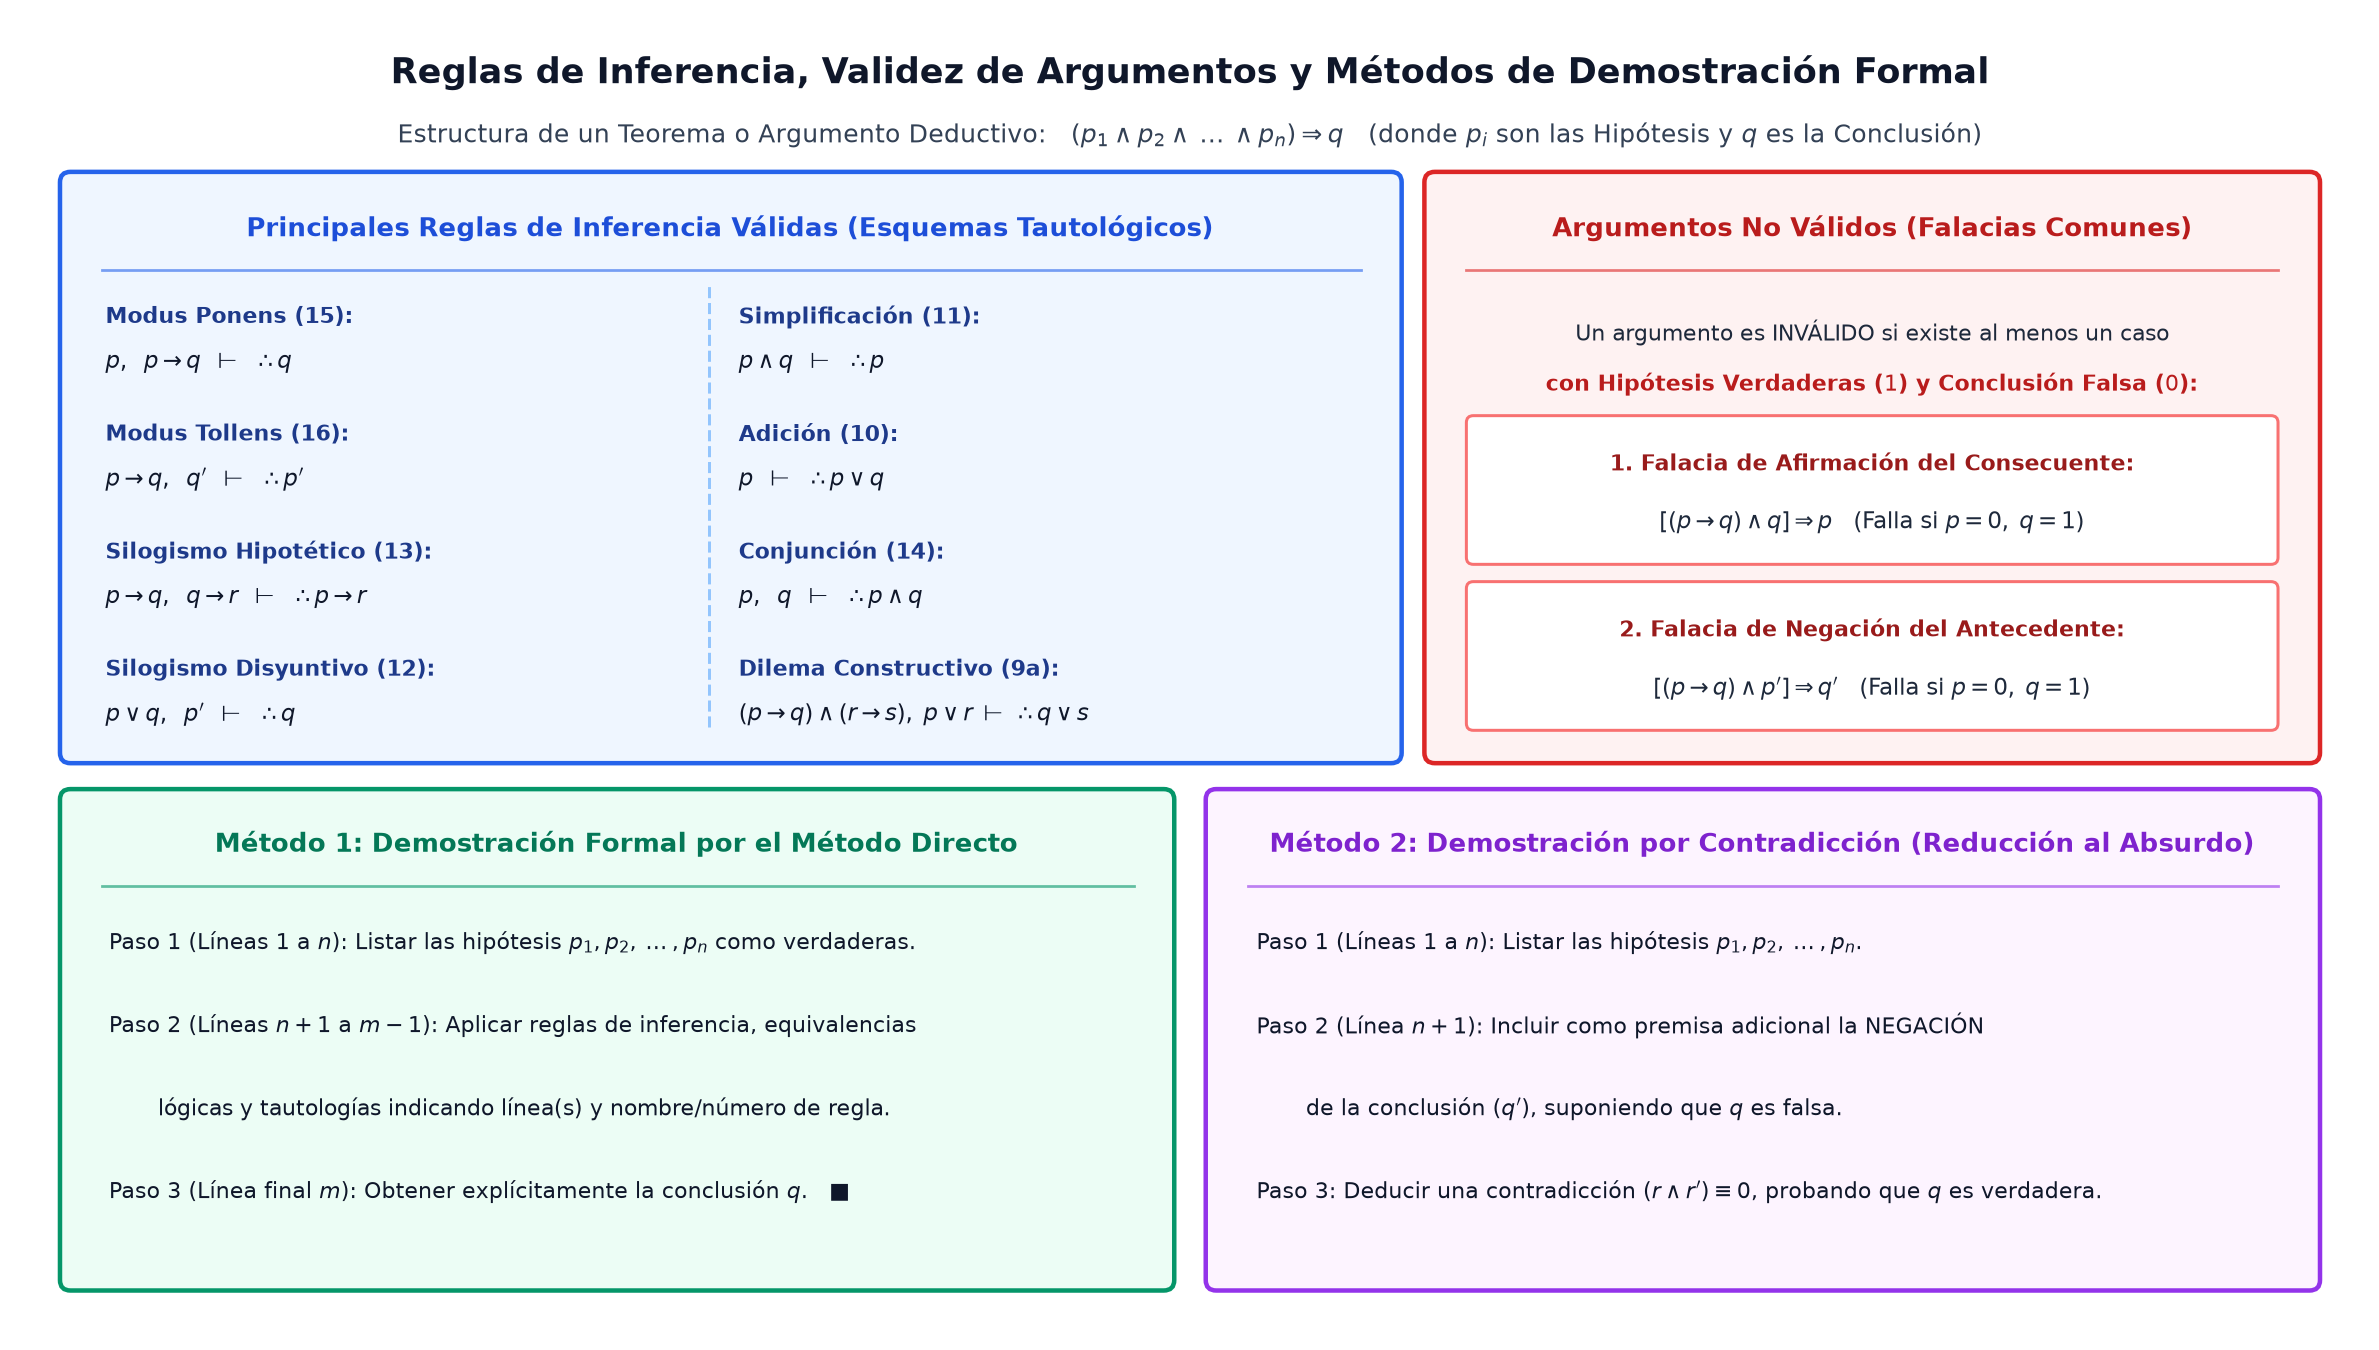

Write the Python code that produced this figure.
import os
import matplotlib.pyplot as plt
import matplotlib.patches as patches


def main():
    fig, ax = plt.subplots(figsize=(13.4, 7.6), dpi=180)
    ax.set_xlim(0, 13.4)
    ax.set_ylim(0, 7.6)
    ax.axis('off')

    # Main Title
    ax.text(
        6.7, 7.28,
        "Reglas de Inferencia, Validez de Argumentos y Métodos de Demostración Formal",
        ha='center', va='center', fontsize=13.8, fontweight='bold', color='#0f172a'
    )
    ax.text(
        6.7, 6.92,
        r"Estructura de un Teorema o Argumento Deductivo:   $(p_1 \wedge p_2 \wedge \dots \wedge p_n) \Rightarrow q$   (donde $p_i$ son las Hipótesis y $q$ es la Conclusión)",
        ha='center', va='center', fontsize=10.2, color='#334155'
    )

    # Top Left: Principal Rules of Inference
    rect_inf = patches.FancyBboxPatch(
        (0.3, 3.35), 7.55, 3.3,
        boxstyle="round,pad=0.06",
        facecolor='#eff6ff', edgecolor='#2563eb', linewidth=1.8
    )
    ax.add_patch(rect_inf)
    ax.text(4.07, 6.38, "Principales Reglas de Inferencia Válidas (Esquemas Tautológicos)",
            ha='center', va='center', fontsize=10.6, fontweight='bold', color='#1d4ed8')
    ax.plot([0.48, 7.68], [6.14, 6.14], color='#2563eb', linewidth=1.1, alpha=0.6)

    rules_left = [
        (r"Modus Ponens (15):", r"$p,\;\; p \rightarrow q \;\;\vdash\;\; \therefore q$"),
        (r"Modus Tollens (16):", r"$p \rightarrow q,\;\; q' \;\;\vdash\;\; \therefore p'$"),
        (r"Silogismo Hipotético (13):", r"$p \rightarrow q,\;\; q \rightarrow r \;\;\vdash\;\; \therefore p \rightarrow r$"),
        (r"Silogismo Disyuntivo (12):", r"$p \vee q,\;\; p' \;\;\vdash\;\; \therefore q$"),
    ]
    rules_right = [
        (r"Simplificación (11):", r"$p \wedge q \;\;\vdash\;\; \therefore p$"),
        (r"Adición (10):", r"$p \;\;\vdash\;\; \therefore p \vee q$"),
        (r"Conjunción (14):", r"$p,\;\; q \;\;\vdash\;\; \therefore p \wedge q$"),
        (r"Dilema Constructivo (9a):", r"$(p \rightarrow q) \wedge (r \rightarrow s),\; p \vee r \;\vdash\; \therefore q \vee s$"),
    ]

    for idx, (name, form) in enumerate(rules_left):
        ry = 5.75 - idx * 0.68
        ax.text(0.5, ry + 0.12, name, ha='left', va='center', fontsize=8.8, fontweight='bold', color='#1e3a8a')
        ax.text(0.5, ry - 0.14, form, ha='left', va='center', fontsize=9.1, color='#0f172a')

    ax.plot([3.95, 3.95], [3.5, 6.05], color='#93c5fd', linewidth=1.2, linestyle='--')

    for idx, (name, form) in enumerate(rules_right):
        ry = 5.75 - idx * 0.68
        ax.text(4.12, ry + 0.12, name, ha='left', va='center', fontsize=8.8, fontweight='bold', color='#1e3a8a')
        ax.text(4.12, ry - 0.14, form, ha='left', va='center', fontsize=9.1, color='#0f172a')

    # Top Right: Valid vs Fallacy
    rect_fal = patches.FancyBboxPatch(
        (8.1, 3.35), 5.0, 3.3,
        boxstyle="round,pad=0.06",
        facecolor='#fef2f2', edgecolor='#dc2626', linewidth=1.8
    )
    ax.add_patch(rect_fal)
    ax.text(10.6, 6.38, "Argumentos No Válidos (Falacias Comunes)",
            ha='center', va='center', fontsize=10.6, fontweight='bold', color='#b91c1c')
    ax.plot([8.28, 12.92], [6.14, 6.14], color='#dc2626', linewidth=1.1, alpha=0.6)

    ax.text(10.6, 5.78, r"Un argumento es INVÁLIDO si existe al menos un caso",
            ha='center', va='center', fontsize=8.9, color='#1e293b')
    ax.text(10.6, 5.48, r"con Hipótesis Verdaderas ($1$) y Conclusión Falsa ($0$):",
            ha='center', va='center', fontsize=8.9, fontweight='bold', color='#b91c1c')

    box_f1 = patches.FancyBboxPatch((8.32, 4.48), 4.56, 0.78, boxstyle="round,pad=0.04",
                                    facecolor='#ffffff', edgecolor='#f87171', linewidth=1.2)
    ax.add_patch(box_f1)
    ax.text(10.6, 5.02, r"1. Falacia de Afirmación del Consecuente:",
            ha='center', va='center', fontsize=8.9, fontweight='bold', color='#991b1b')
    ax.text(10.6, 4.68, r"$[(p \rightarrow q) \wedge q] \Rightarrow p$   (Falla si $p=0,\; q=1$)",
            ha='center', va='center', fontsize=9.0, color='#1e293b')

    box_f2 = patches.FancyBboxPatch((8.32, 3.52), 4.56, 0.78, boxstyle="round,pad=0.04",
                                    facecolor='#ffffff', edgecolor='#f87171', linewidth=1.2)
    ax.add_patch(box_f2)
    ax.text(10.6, 4.06, r"2. Falacia de Negación del Antecedente:",
            ha='center', va='center', fontsize=8.9, fontweight='bold', color='#991b1b')
    ax.text(10.6, 3.72, r"$[(p \rightarrow q) \wedge p'] \Rightarrow q'$   (Falla si $p=0,\; q=1$)",
            ha='center', va='center', fontsize=9.0, color='#1e293b')

    # Bottom Left: Direct Proof Method
    rect_dir = patches.FancyBboxPatch(
        (0.3, 0.3), 6.25, 2.78,
        boxstyle="round,pad=0.06",
        facecolor='#ecfdf5', edgecolor='#059669', linewidth=1.8
    )
    ax.add_patch(rect_dir)
    ax.text(3.42, 2.82, "Método 1: Demostración Formal por el Método Directo",
            ha='center', va='center', fontsize=10.5, fontweight='bold', color='#047857')
    ax.plot([0.48, 6.38], [2.58, 2.58], color='#059669', linewidth=1.1, alpha=0.6)

    dir_steps = [
        r"Paso 1 (Líneas $1$ a $n$): Listar las hipótesis $p_1, p_2, \dots, p_n$ como verdaderas.",
        r"Paso 2 (Líneas $n+1$ a $m-1$): Aplicar reglas de inferencia, equivalencias",
        r"       lógicas y tautologías indicando línea(s) y nombre/número de regla.",
        r"Paso 3 (Línea final $m$): Obtener explícitamente la conclusión $q$.   $\blacksquare$"
    ]
    for i, st in enumerate(dir_steps):
        ax.text(0.52, 2.25 - i * 0.48, st, ha='left', va='center', fontsize=8.9, color='#0f172a')

    # Bottom Right: Proof by Contradiction
    rect_con = patches.FancyBboxPatch(
        (6.85, 0.3), 6.25, 2.78,
        boxstyle="round,pad=0.06",
        facecolor='#fdf4ff', edgecolor='#9333ea', linewidth=1.8
    )
    ax.add_patch(rect_con)
    ax.text(9.97, 2.82, "Método 2: Demostración por Contradicción (Reducción al Absurdo)",
            ha='center', va='center', fontsize=10.5, fontweight='bold', color='#7e22ce')
    ax.plot([7.03, 12.92], [2.58, 2.58], color='#9333ea', linewidth=1.1, alpha=0.6)

    con_steps = [
        r"Paso 1 (Líneas $1$ a $n$): Listar las hipótesis $p_1, p_2, \dots, p_n$.",
        r"Paso 2 (Línea $n+1$): Incluir como premisa adicional la NEGACIÓN",
        r"       de la conclusión ($q'$), suponiendo que $q$ es falsa.",
        r"Paso 3: Deducir una contradicción $(r \wedge r') \equiv 0$, probando que $q$ es verdadera."
    ]
    for i, st in enumerate(con_steps):
        ax.text(7.08, 2.25 - i * 0.48, st, ha='left', va='center', fontsize=8.9, color='#0f172a')

    plt.tight_layout()
    out_path = os.path.join(os.path.dirname(os.path.abspath(__file__)), "reglas-inferencia-y-demostracion-formal.png")
    plt.savefig(out_path, dpi=180, bbox_inches='tight', facecolor='white')
    plt.close()


if __name__ == "__main__":
    main()
